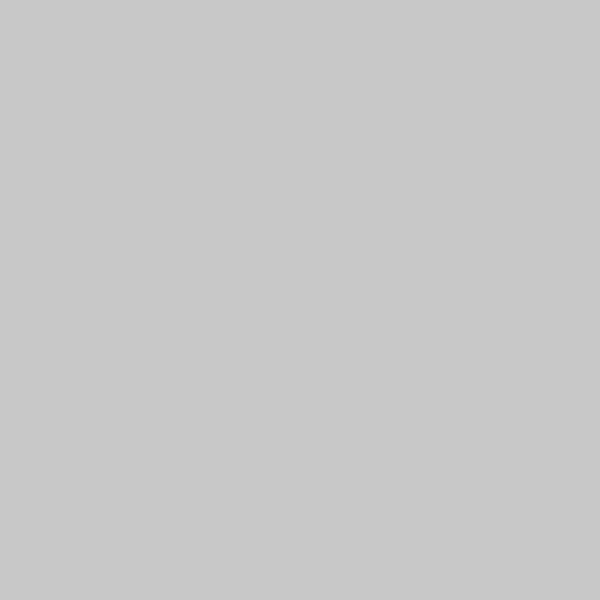
Frame 1 (no input)
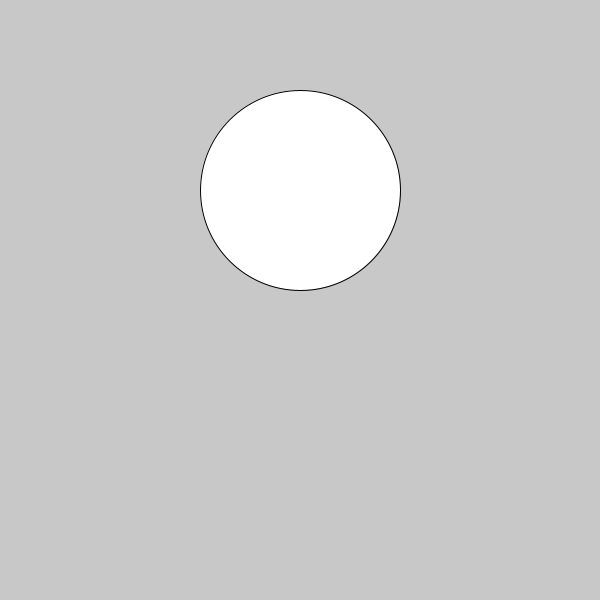
Frame 60 (the mouse pressed at the canvas centre just before this capture)
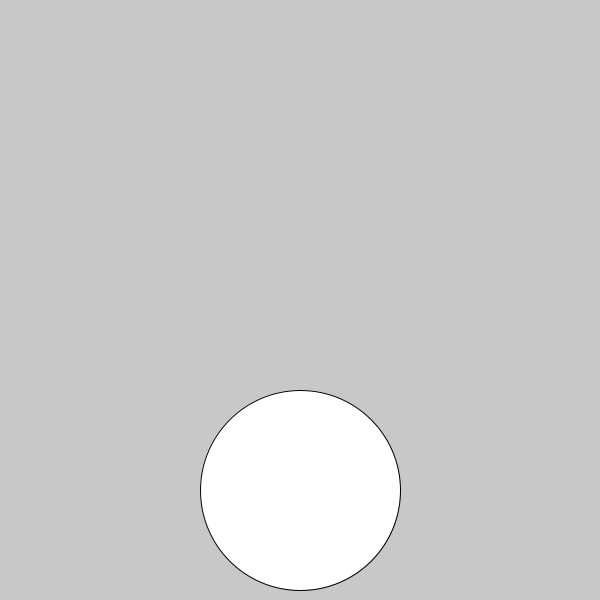
Frame 120 (the mouse held since frame 60 and released just before this capture)

The Processing sketch that drew these frames (run headless with seeded random() and noise(); from frame 60 on, the mouse is pressed at the canvas centre):

// Processing sketch: Part_3
// ── Part_3.pde
//Gabriel Altshuler 
//2-4

// built in variables:
//  - mouseX, mouseY: these are the coordinates for your mouse pointer

// define your own variables here
int x;

void setup() {
  size(600, 600);
  x = 900; // set the starting value
} // -----end of setup-----

void draw() {
 background(200);
 ellipse(300, x, 200, 200);
 x = x + 5;
 if (x > 700) {
  x = -100; 
 }
}
